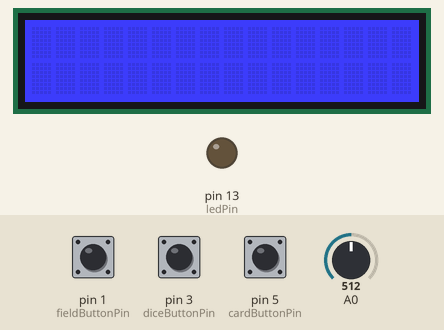
Simulated run of this sketch. Board: Arduino Uno, built with avr-gcc and run on an emulated ATmega328P. Parts: 16×2 character LCD, output pins drawn as LEDs (lit = HIGH). The inputs (shaded band) are chosen by the test bench; at power-on: pin 1 (fieldButtonPin) HIGH, pin 3 (diceButtonPin) HIGH, pin 5 (cardButtonPin) HIGH, A0 = 512. Random numbers use the default seed unless the sketch sets one.

Above: at 1.2 s.
1.3 s: pin 1 (fieldButtonPin) pulled LOW for 0.15 s
At 2.5 s:
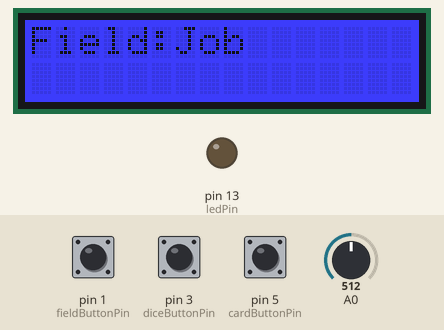
2.9 s: pin 3 (diceButtonPin) pulled LOW for 0.15 s
At 3.9 s:
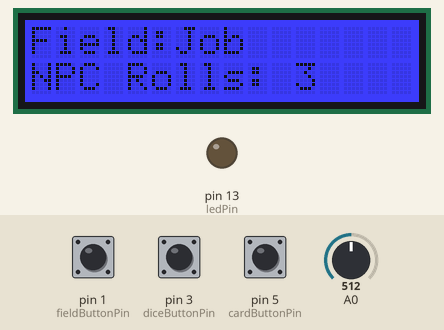
4.5 s: pin 5 (cardButtonPin) pulled LOW for 0.15 s
At 4.9 s:
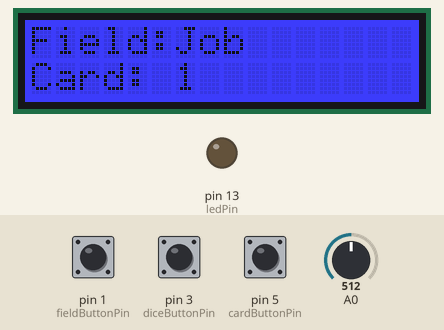
6.1 s: pin 3 (diceButtonPin) pulled LOW for 1 s
At 7.5 s:
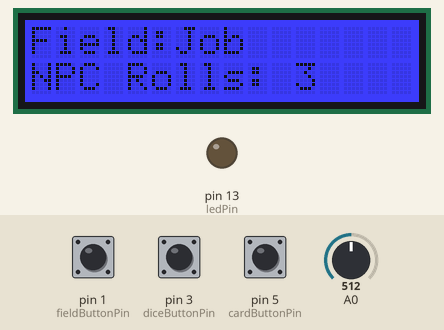
8.6 s: pin 5 (cardButtonPin) pulled LOW for 1 s
At 9.3 s:
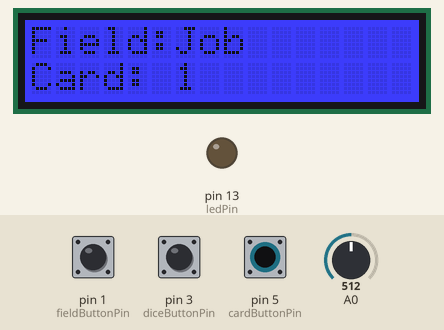
11.1 s: pin 3 (diceButtonPin) driven LOW and pin 5 (cardButtonPin) driven LOW
Timing chart, 0 to 14.1 s (numbered marks = the images above; inputs shaded):
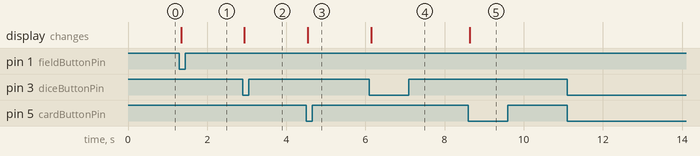

Measured:
- after the input at 1.3 s, the display: changes at once (image 1)
- after the input at 2.9 s, the display: changes at once (image 2)
- after the input at 4.5 s, the display: changes at once (image 3)
- after the input at 6.1 s, the display: changes at once (image 4)
- after the input at 8.6 s, the display: changes at once (image 5)
- after the input at 11.1 s, every drawn part: stays the same

The sketch:

public-safety.ino
```cpp
#include <Wire.h>
#include "rgb_lcd.h"

rgb_lcd lcd;

// The background color of the LCD screen can be adjusted by changing "colorR", "colorG" and "colorB"
const int colorR = 0;
const int colorG = 0;
const int colorB = 255;

// New action fields can be added.
// If new action fields are added, it is important to change the random value range in "getField" function
//  e.g. if "Supermarket" is added to "afields", set "lcd.print("Field:" + afields[random(0, 7)]);"
String afields[] = {"University", "Park", "Job", "Sport", "Party", "Transport"};

// "pin" variables specify the number of digital pins of the Arduino board
// The cables of the LED and the given buttons should be connected to these numbers
const int ledPin = 13;
const int fieldButtonPin = 1;
const int diceButtonPin = 3;
const int cardButtonPin = 5;

int fieldButtonState = 0;
int diceButtonState = 0;
int cardButtonState = 0;

// Clears the given LCD line
void clearLCDLine(int line)
{
    for(int n = 0; n < 16; n++)
    {
        lcd.setCursor(n, line);
        lcd.print(" ");
    }
    lcd.setCursor(0, line);
}

void setup()
{
    // initialize the LED pin as an output
    pinMode(ledPin, OUTPUT);
    // initialize the button pins as an input
    pinMode(fieldButtonPin, INPUT_PULLUP);
    pinMode(diceButtonPin, INPUT_PULLUP);
    pinMode(cardButtonPin, INPUT_PULLUP);

    // set up the LCD's number of columns and rows
    lcd.begin(16, 2);
    lcd.setRGB(colorR, colorG, colorB);
}

void getField()
{
    lcd.setCursor(0, 0);
    clearLCDLine(0);
    // Print result of selected action field
    randomSeed(analogRead(0));
    lcd.print("Field:" + afields[random(0, 6)]);
}

void getDice()
{
    lcd.setCursor(0, 1);
    clearLCDLine(1);
    // Print result of rolled dice
    randomSeed(analogRead(0));
    lcd.print("NPC Rolls: " + String(random(1, 7)));
}

void getCard()
{
    lcd.setCursor(0, 1);
    clearLCDLine(1);
    // Print result of selected card
    randomSeed(analogRead(0));
    lcd.print("Card: " + String(random(1, 5)));
}

// This function runs in a loop to detect button presses
void loop()
{
    fieldButtonState = digitalRead(fieldButtonPin);
    if (fieldButtonState == LOW)
    {
        getField();
    }

    diceButtonState = digitalRead(diceButtonPin);
    if (diceButtonState == LOW)
    {
        getDice();
    }

    cardButtonState = digitalRead(cardButtonPin);
    if (cardButtonState == LOW)
    {
        getCard();
    }
}
```
